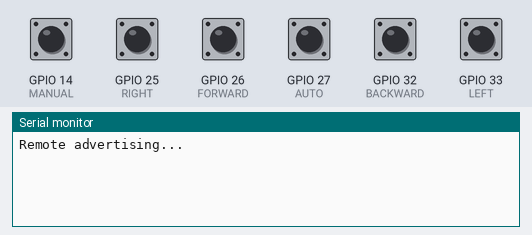
A sketch run on a simulated ESP32. On the bench: the last lines printed to the serial monitor. Inputs (shaded band) come from the test bench; at power-on: GPIO 14 (MANUAL), GPIO 25 (RIGHT), GPIO 26 (FORWARD), GPIO 27 (AUTO), GPIO 32 (BACKWARD), GPIO 33 (LEFT) HIGH. Nothing arrives over Bluetooth unless stated; a phone connects over Bluetooth LE 3 s after start.

Above: at 2.2 s.
2.3 s: GPIO 27 (AUTO) pulled LOW for 0.15 s
At 4.08 s:
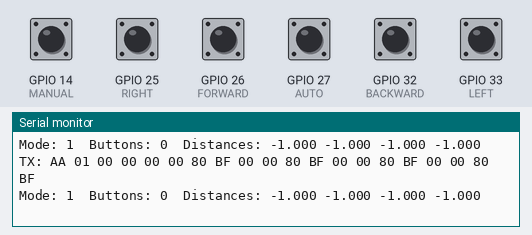
5.4 s: GPIO 14 (MANUAL) pulled LOW for 0.15 s
At 5.45 s:
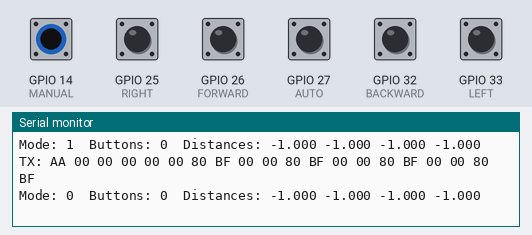
8.5 s: GPIO 25 (RIGHT) pulled LOW for 0.15 s
At 8.56 s:
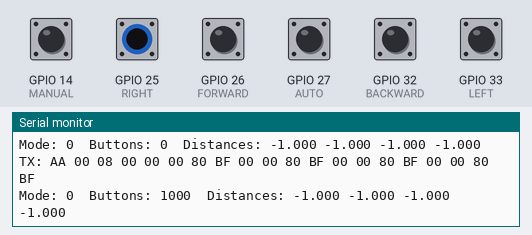
10.1 s: GPIO 32 (BACKWARD) pulled LOW for 0.15 s
At 10.14 s:
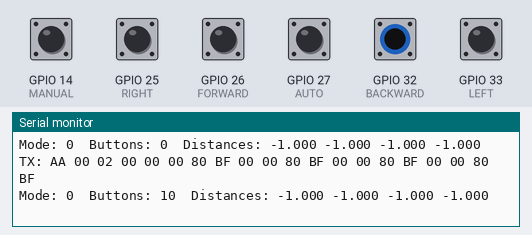
13.2 s: GPIO 26 (FORWARD) pulled LOW for 0.15 s
At 13.26 s:
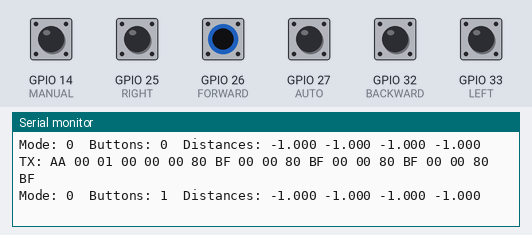
14.8 s: GPIO 33 (LEFT) pulled LOW for 0.15 s
At 14.84 s:
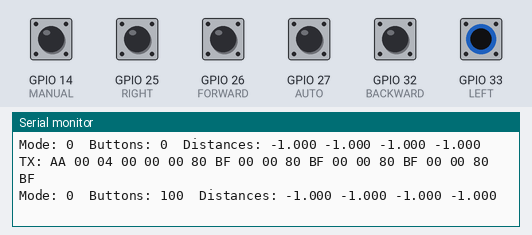
Timing chart, 0 to 17.8 s (numbered marks = the images above; inputs shaded):
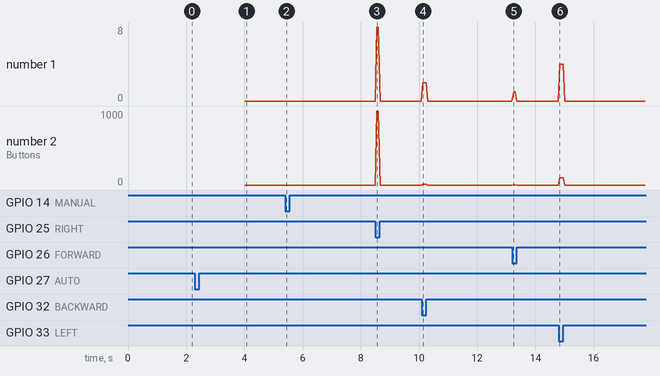

The sketch:

BLE_Peripheral_UWB_REMOTE.ino
```cpp
#include <BLEDevice.h>
#include <BLEServer.h>
#include <BLEUtils.h>
#include <BLE2902.h>
#include <HardwareSerial.h>
#include <Arduino.h>

/* ================= BLE DEFINITIONS ================= */

#define SERVICE_UUID        "12345678-1234-1234-1234-1234567890ab"
#define CHARACTERISTIC_UUID "abcdefab-1234-1234-1234-abcdefabcdef"

BLECharacteristic *pCharacteristic;
bool deviceConnected = false;

/* ================= UWB DEFINITIONS ================= */

#define UWB_RX_PIN 16
#define UWB_TX_PIN 17

HardwareSerial UWB(2);

#define NUM_BASES 4
#define FRAME_LEN (3 + (NUM_BASES * 4))

byte buffer[FRAME_LEN];
int bufIndex = 0;

float uwbDistances[NUM_BASES] = { -1, -1, -1, -1 };

/* ================= BUTTON DEFINITIONS ================= */

#define AUTO_LED
#define MAN_LED
#define PWR_LED
#define BLE_LED


#define AUTO      27
#define MANUAL    14
#define FORWARD   26
#define BACKWARD  32
#define LEFT      33
#define RIGHT     25

enum Mode {
  MODE_MANUAL = 0,
  MODE_AUTO   = 1
};

Mode currentMode = MODE_MANUAL;

uint8_t buttonMask = 0;

/* ================= CONTROL PACKET STRUCT ================= */

struct ControlPacket {
  uint8_t header;              // 0xAA
  uint8_t mode;                // 0=manual, 1=auto
  uint8_t buttons;             // bitmask
  float distances[NUM_BASES];  // meters
};

/* ================= BLE CALLBACK ================= */

class MyServerCallbacks: public BLEServerCallbacks {
  void onConnect(BLEServer* pServer) {
    deviceConnected = true;
    // Serial.print("Client connected. MTU: ");
    Serial.println(pServer->getPeerMTU(pServer->getConnId()));
  }

  void onDisconnect(BLEServer* pServer) {
    deviceConnected = false;
    Serial.println("Client disconnected");
  }
};

/* ================= SETUP ================= */

void setup() {
  Serial.begin(115200);
  delay(1000);

  /* ----- Buttons ----- */
  pinMode(AUTO, INPUT_PULLUP);
  pinMode(MANUAL, INPUT_PULLUP);
  pinMode(FORWARD, INPUT_PULLUP);
  pinMode(BACKWARD, INPUT_PULLUP);
  pinMode(LEFT, INPUT_PULLUP);
  pinMode(RIGHT, INPUT_PULLUP);

  /* ----- UWB UART ----- */
  UWB.begin(115200, SERIAL_8N1, UWB_RX_PIN, UWB_TX_PIN);

  /* ----- BLE ----- */
  BLEDevice::init("ESP32_Remote");
  BLEDevice::setMTU(247);  // request larger MTU (optional)

  BLEServer *pServer = BLEDevice::createServer();
  pServer->setCallbacks(new MyServerCallbacks());

  BLEService *pService = pServer->createService(SERVICE_UUID);

  pCharacteristic = pService->createCharacteristic(
                      CHARACTERISTIC_UUID,
                      BLECharacteristic::PROPERTY_READ   |
                      BLECharacteristic::PROPERTY_NOTIFY
                    );

  pCharacteristic->addDescriptor(new BLE2902());

  pService->start();

  BLEAdvertising *pAdvertising = BLEDevice::getAdvertising();
  pAdvertising->addServiceUUID(SERVICE_UUID);
  pAdvertising->start();

  Serial.println("Remote advertising...");
}

/* ================= UWB FRAME DECODE ================= */

void decodeDistances(byte *data, int len) {
  if (len < FRAME_LEN) return;

  for (int i = 0; i < NUM_BASES; i++) {
    int offset = 3 + (i * 4);

    uint32_t distanceRaw =
      data[offset] |
      (data[offset+1] << 8) |
      (data[offset+2] << 16) |
      (data[offset+3] << 24);

    if (distanceRaw > 0) {
      uwbDistances[i] = distanceRaw / 1000.0;  // mm → meters
    } else {
      uwbDistances[i] = -1.0;
    }
  }
}

/* ================= SEND PACKET ================= */

void sendPacket() {
  if (!deviceConnected) return;

  ControlPacket packet;

  packet.header = 0xAA;
  packet.mode = currentMode;
  packet.buttons = buttonMask;

  for (int i = 0; i < NUM_BASES; i++) {
    packet.distances[i] = uwbDistances[i];
  }


Serial.print("TX: ");
uint8_t* raw = (uint8_t*)&packet;
for (int i = 0; i < sizeof(packet); i++) {
  if (raw[i] < 0x10) Serial.print("0");
  Serial.print(raw[i], HEX);
  Serial.print(" ");
}
Serial.println();
Serial.print("Mode: ");
Serial.print(packet.mode);
Serial.print("  Buttons: ");
Serial.print(packet.buttons, BIN);
Serial.print("  Distances: ");
for (int i = 0; i < NUM_BASES; i++) {
  Serial.print(packet.distances[i], 3);
  Serial.print(" ");
}
Serial.println();


  pCharacteristic->setValue((uint8_t*)&packet, sizeof(packet));
  pCharacteristic->notify();
}

/* ================= LOOP ================= */

void loop() {

  /* ----- READ UWB DATA ----- */
  while (UWB.available()) {
    byte b = UWB.read();

    if (bufIndex == 0 && b != 0xAA) continue;
    if (bufIndex == 1 && b != 0x25) { bufIndex = 0; continue; }
    if (bufIndex == 2 && b != 0x01) { bufIndex = 0; continue; }

    buffer[bufIndex++] = b;

    if (bufIndex >= FRAME_LEN) {
      decodeDistances(buffer, bufIndex);
      bufIndex = 0;
    }
  }

  /* ----- UPDATE MODE ----- */
  if (digitalRead(AUTO) == LOW) {
    currentMode = MODE_AUTO;
  }

  if (digitalRead(MANUAL) == LOW) {
    currentMode = MODE_MANUAL;
  }

  /* ----- UPDATE BUTTON MASK (ONLY ACTIVE IN MANUAL) ----- */
  buttonMask = 0;

  if (currentMode == MODE_MANUAL) {
    if (digitalRead(FORWARD)  == LOW) buttonMask |= (1 << 0);
    if (digitalRead(BACKWARD) == LOW) buttonMask |= (1 << 1);
    if (digitalRead(LEFT)     == LOW) buttonMask |= (1 << 2);
    if (digitalRead(RIGHT)    == LOW) buttonMask |= (1 << 3);
  }

  /* ----- SEND AT 20 Hz ----- */
  static unsigned long lastSend = 0;

  if (millis() - lastSend > 50) {   // 20Hz
    sendPacket();
    lastSend = millis();
  }
}
```

Measured:
- after the input at 2.3 s, the serial monitor: prints a new line after 1.7 s (image 1)
- after the input at 5.4 s, the serial monitor: prints a new line at once (image 2)
- after the input at 8.5 s, the serial monitor: prints a new line after 0.05 s (image 3)
- after the input at 10.1 s, the serial monitor: prints a new line at once (image 4)
- after the input at 13.2 s, the serial monitor: prints a new line after 0.05 s (image 5)
- after the input at 14.8 s, the serial monitor: prints a new line at once (image 6)
